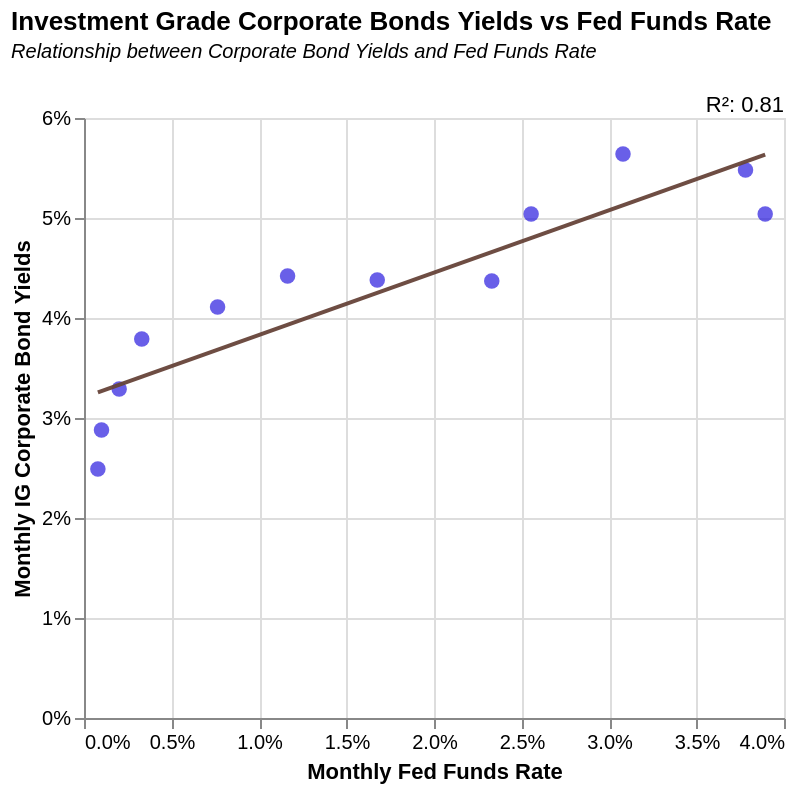

This figure's Vega-Lite source:
### Vega-Lite specification from a JSON file in a GitHub repository (floating-point values rounded to 4 significant figures)
{"$schema": "https://vega.github.io/schema/vega-lite/v5.json", "title": {"text": "Investment Grade Corporate Bonds Yields vs Fed Funds Rate", "subtitle": ["Relationship between Corporate Bond Yields and Fed Funds Rate", ""], "subtitleFontStyle": "italic", "subtitleFontSize": 10, "anchor": "start", "color": "black"}, "height": 300, "width": 350, "data": {"values": [{"Date ": "22-Jan", "Fed Funds Rate": "0.000793548", "Corporate Yields": "0.0249"}, {"Date ": "22-Feb", "Fed Funds Rate": "0.001", "Corporate Yields": "0.0288"}, {"Date ": "22-Mar", "Fed Funds Rate": "0.002009677", "Corporate Yields": "0.0329"}, {"Date ": "22-Apr", "Fed Funds Rate": "0.0033", "Corporate Yields": "0.0379"}, {"Date ": "22-May", "Fed Funds Rate": "0.007633333", "Corporate Yields": "0.0411"}, {"Date ": "22-Jun", "Fed Funds Rate": "0.011633333", "Corporate Yields": "0.0442"}, {"Date ": "22-Jul", "Fed Funds Rate": "0.016758065", "Corporate Yields": "0.0438"}, {"Date ": "22-Aug", "Fed Funds Rate": "0.0233", "Corporate Yields": "0.0437"}, {"Date ": "22-Sep", "Fed Funds Rate": "0.02555", "Corporate Yields": "0.0504"}, {"Date ": "22-Oct", "Fed Funds Rate": "0.0308", "Corporate Yields": "0.0564"}, {"Date ": "22-Nov", "Fed Funds Rate": "0.0378", "Corporate Yields": "0.0548"}, {"Date ": "22-Dec", "Fed Funds Rate": "0.038925", "Corporate Yields": "0.0504"}]}, "layer": [{"mark": {"type": "point", "size": 60, "color": "#1f11ddf4", "filled": true}, "encoding": {"x": {"field": "Fed Funds Rate", "type": "quantitative", "title": "Monthly Fed Funds Rate", "scale": {"domain": [0.0008, 0.04]}, "axis": {"format": "%"}}, "y": {"field": "Corporate Yields", "type": "quantitative", "title": "Monthly IG Corporate Bond Yields", "axis": {"format": "%"}}, "tooltip": [{"field": "Corporate Yields", "type": "nominal", "title": "Monthly IG Corporate Bond Yield"}, {"field": "Fed Funds Rate", "type": "quantitative", "title": "Fed Funds Rate Change"}, {}]}}, {"mark": {"type": "line", "color": "#674439f2"}, "transform": [{"regression": "Corporate Yields", "on": "Fed Funds Rate"}], "encoding": {"x": {"field": "Fed Funds Rate", "type": "quantitative"}, "y": {"field": "Corporate Yields", "type": "quantitative"}}}, {"transform": [{"regression": "Corporate Yields", "on": "Fed Funds Rate", "params": true}, {"calculate": "'R²: '+format(datum.rSquared, '.2f')", "as": "R2"}], "mark": {"type": "text", "color": "black", "x": "width", "align": "right", "y": -6}, "encoding": {"text": {"type": "nominal", "field": "R2"}}}], "background": "white", "autosize": {"type": "pad", "contains": "padding", "resize": true}, "config": {}}
